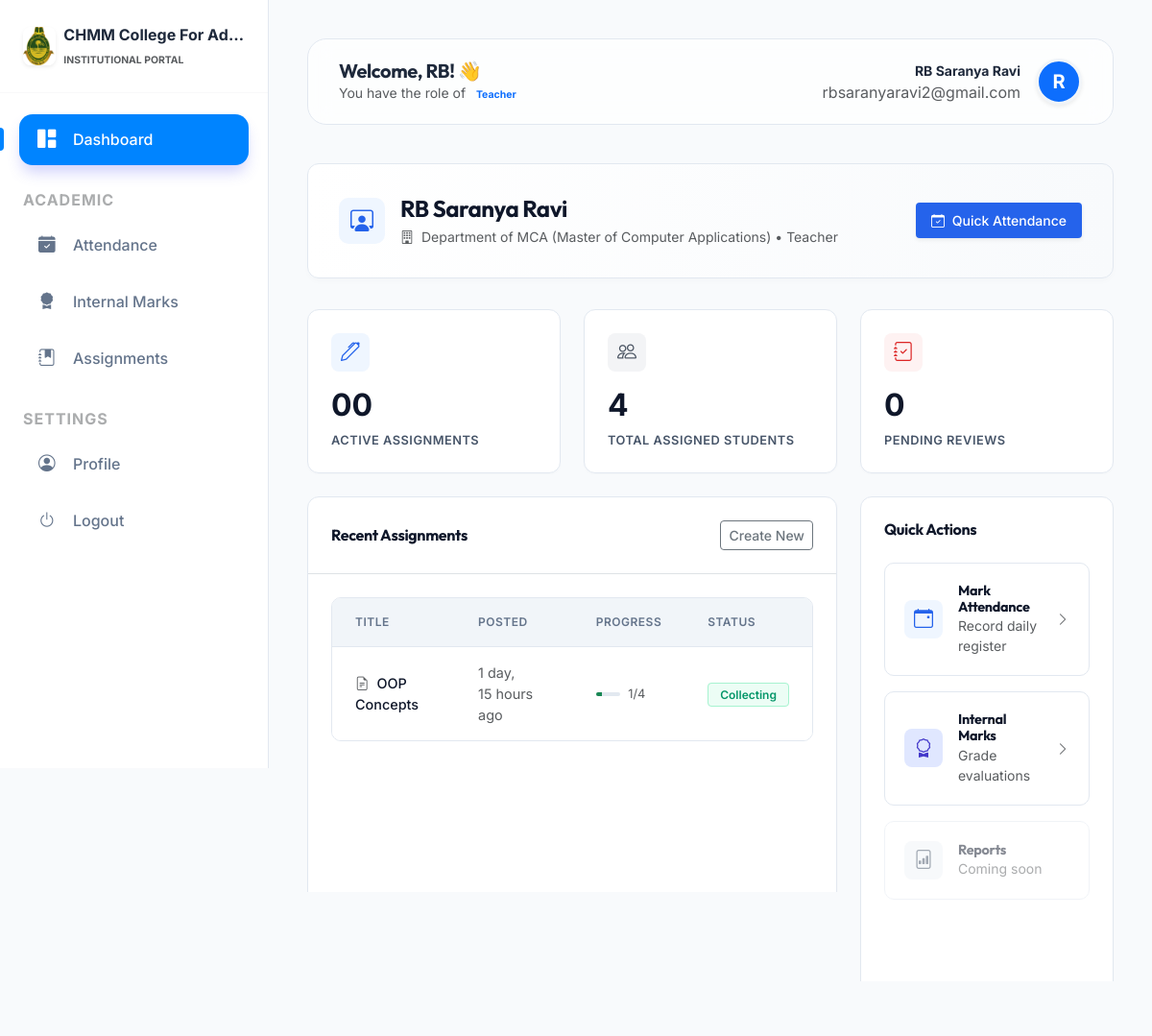
/dashboard/ (signed in, upper part), run on an earlier commit of the app's database.
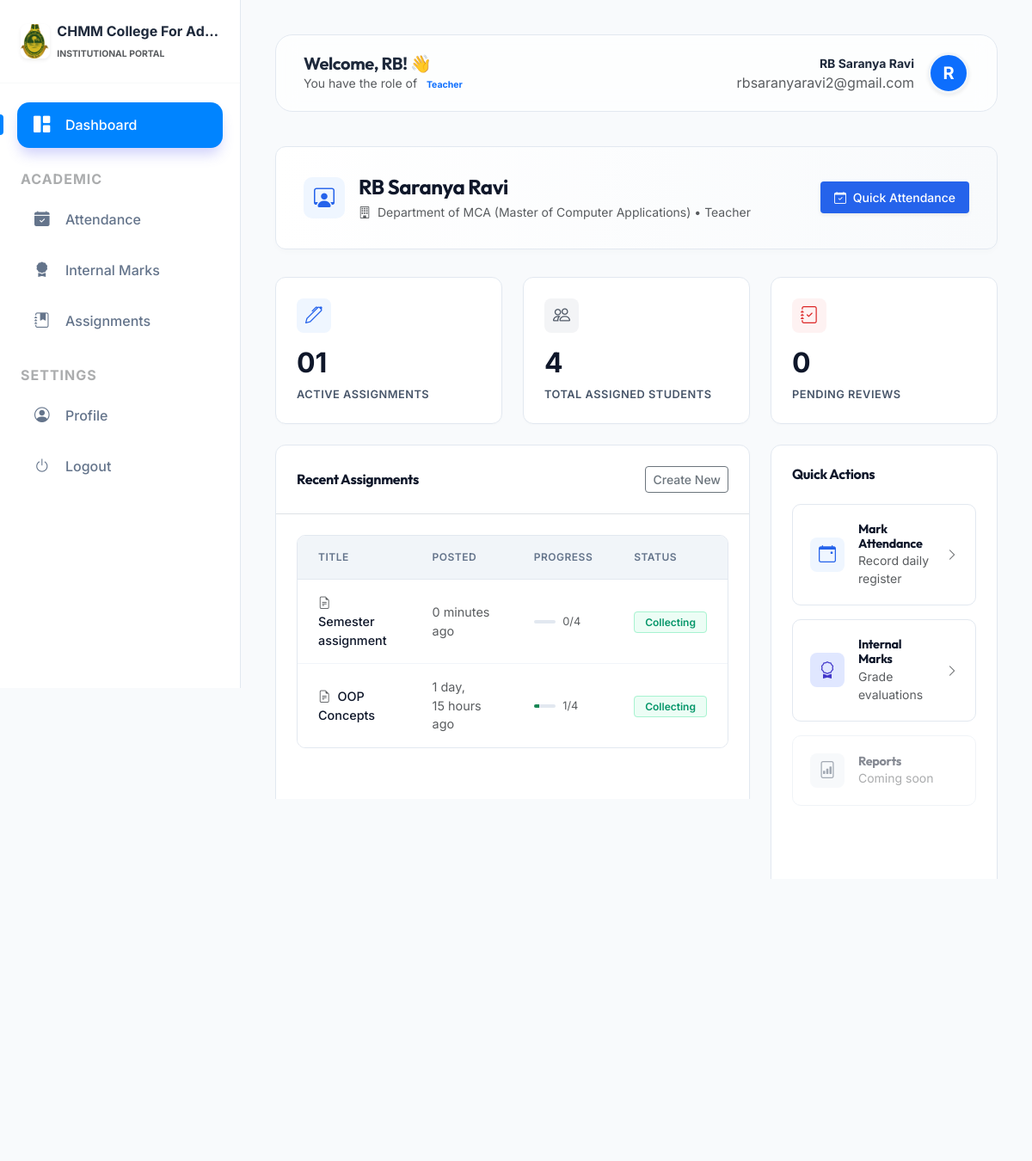
And on a later commit of the database.
### management/models.py (models this page shows, shortened)
class TenantModel(models.Model):
    college = models.ForeignKey(College, on_delete=models.CASCADE)
    created_at = models.DateTimeField(auto_now_add=True)
    updated_at = models.DateTimeField(auto_now=True)
    class Meta:
        abstract = True

class Assignment(TenantModel):
    teacher = models.ForeignKey(TeacherProfile, on_delete=models.CASCADE)
    title = models.CharField(max_length=255)
    description = models.TextField()
    file = models.FileField(upload_to='assignments/')
    deadline = models.DateTimeField()

### core/views.py (the view, shortened to what this page needs)
# urls.py: path('dashboard/', dashboard, name='dashboard'),
@login_required
def dashboard(request):
    user = request.user
    if user.role == 'SUPER_ADMIN':
        return redirect('college_approval_queue')
    context = {}
    if user.role == 'COLLEGE_ADMIN':
        context['stats'] = {
            'students': StudentProfile.objects.filter(college=user.college).count(),
            'teachers': TeacherProfile.objects.filter(college=user.college).count(),
            'departments': Department.objects.filter(college=user.college).count(),
        }
        context['platform_notifications'] = PlatformNotification.objects.filter(
            models.Q(college=user.college) | models.Q(college__isnull=True)
        ).order_by('-created_at')[:5]
        context['pending_events'] = DepartmentEvent.objects.filter(college=user.college, is_approved=False).order_by('-created_at')
        context['pending_enquiries_count'] = CollegeEnquiry.objects.filter(college=user.college, status='PENDING').count()
        return render(request, 'dashboards/admin_dashboard.html', context)
    elif user.role == 'TEACHER':
        profile = getattr(user, 'teacher_profile', None)
        context['stats'] = {'dept': 'None', 'active_assignments': 0, 'assigned_students': 0, 'pending_reviews': 0}
        context['recent_assignments'] = []
        context['exam_alerts'] = []
        if profile:
            from django.utils import timezone
            from django.db.models import Count
            active_assignments = Assignment.objects.filter(teacher=profile, deadline__gte=timezone.now()).count()
            assigned_students = StudentProfile.objects.filter(department=profile.department).count() if profile.department else 0
            pending_reviews = Submission.objects.filter(assignment__teacher=profile, marks__isnull=True).count()
            recent_assignments = list(Assignment.objects.filter(teacher=profile).annotate(
                submission_count=Count('submissions')
            ).order_by('-deadline')[:5])
            for assignment in recent_assignments:
                assignment.progress_pct = int((assignment.submission_count / assigned_students) * 100) if assigned_students > 0 else 0
            exam_alerts = ExamNotification.objects.filter(department=profile.department).order_by('-date_posted')[:3]
            context['stats'] = {
                'dept': profile.department.name if profile.department else "None",
                'active_assignments': active_assignments,
                'assigned_students': assigned_students,
                'pending_reviews': pending_reviews,
            }
            context['recent_assignments'] = recent_assignments
            context['exam_alerts'] = exam_alerts
        return render(request, 'dashboards/teacher_dashboard.html', context)
    return render(request, 'dashboard.html', context)

### templates/dashboards/teacher_dashboard.html (shortened to what the changed rows need)
{% extends 'base.html' %}
{% block content %}
<div class="row g-4 mb-4">
    <div class="col-md-4">
        <div class="prof-card p-4">
            <div>
                <div class="prof-stat-value">{{ stats.active_assignments|stringformat:"02d" }}</div>
                <div class="prof-stat-label">Active Assignments</div>
            </div>
        </div>
    </div>
</div>
<div class="row g-4">
    <div class="col-lg-8">
        <div class="prof-card">
            <div class="p-4">
                <div class="prof-table-wrapper">
                    <table class="table table-prof">
                        <thead>
                            <tr>
                                <th>Title</th>
                                <th>Posted</th>
                                <th>Progress</th>
                                <th>Status</th>
                            </tr>
                        </thead>
                        <tbody>
                            {% for assignment in recent_assignments %}
                            <tr>
                                <td class="fw-medium" style="color: var(--prof-dark);">
                                    <i class="bi bi-file-earmark-text text-muted me-2"></i>{{ assignment.title }}
                                </td>
                                <td class="text-muted">{{ assignment.deadline|timesince }} ago</td>
                                <td>
                                    <div class="d-flex align-items-center gap-2">
                                        <div class="progress flex-grow-1" style="height: 4px; background: var(--prof-gray-200);">
                                            <div class="progress-bar bg-success" style="width: {{ assignment.progress_pct }}%;"></div>
                                        </div>
                                        <span class="text-muted" style="font-size: 0.8rem; min-width: 35px;">{{ assignment.submission_count }}/{{ stats.assigned_students }}</span>
                                    </div>
                                </td>
                                <td>
                                    <span class="status-badge">Collecting</span>
                                </td>
                            </tr>
                            {% empty %}
                            <tr>
                                <td colspan="4" class="text-center py-4 text-muted">
                                    <p class="mb-0 small">No active assignments found.</p>
                                </td>
                            </tr>
                            {% endfor %}
                        </tbody>
                    </table>
                </div>
            </div>
        </div>
    </div>
</div>
{% endblock %}

What changed in the data, as far as the page shows it:
added Assignment: title "Semester assignment", deadline "0 minutes", submission_count "0", assigned_students "4"
Also different on the page:
{{ stats.active_assignments|stringformat:"02d" }}: "00" → "01"
